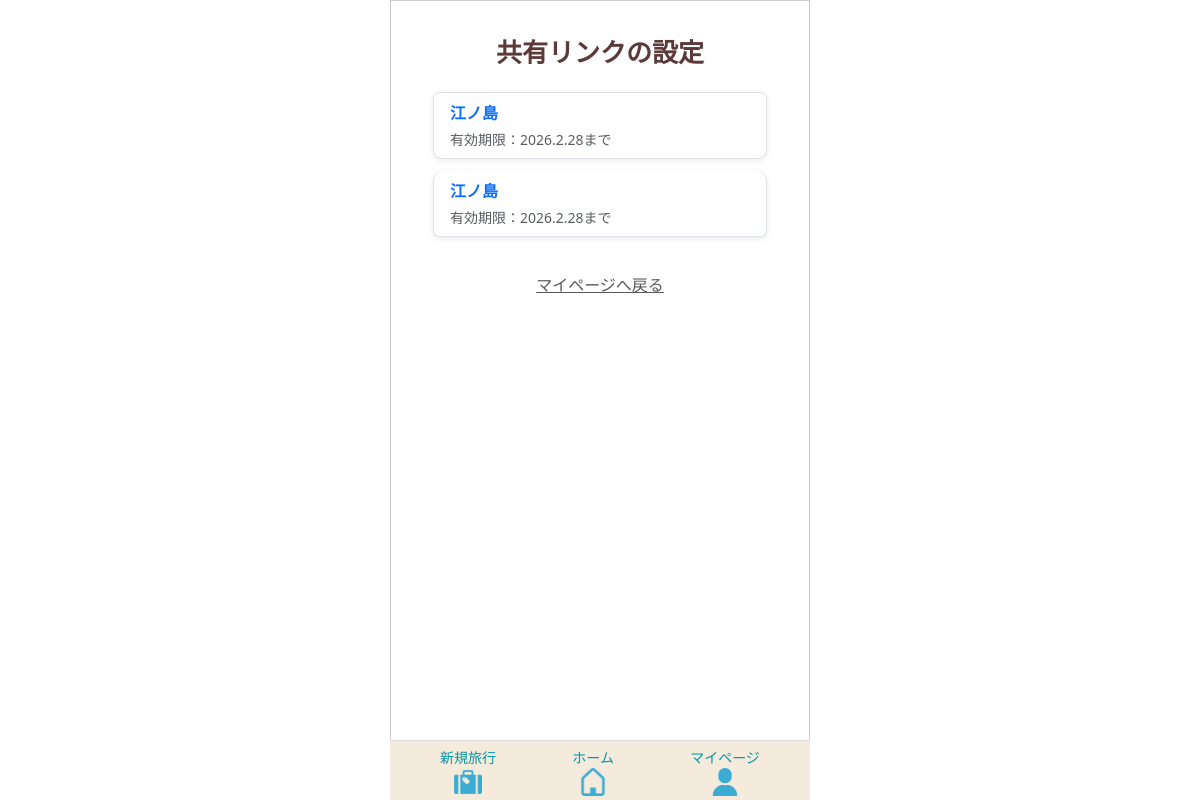
The app's page /share/settings/ (signed in), older data.
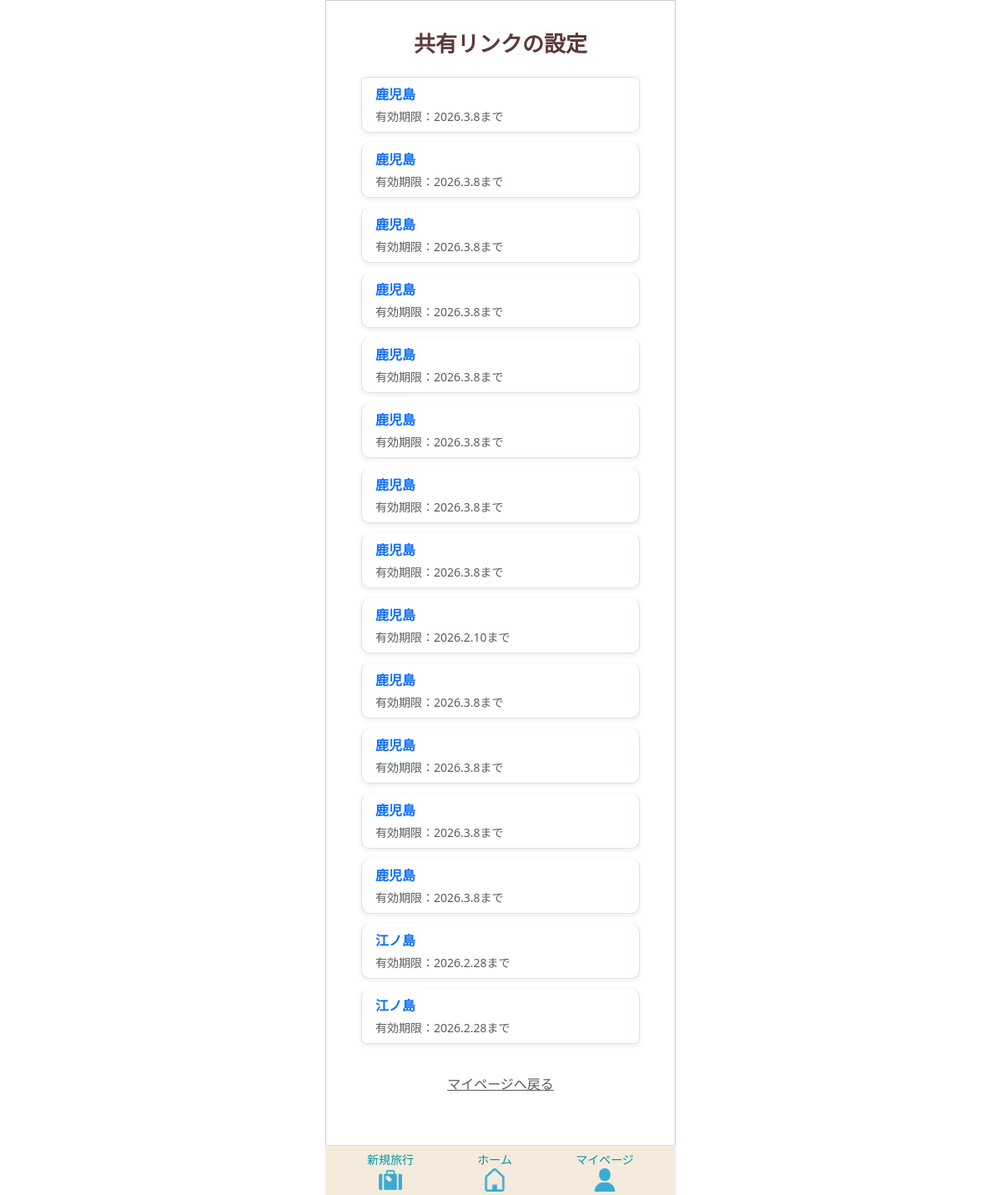
The same page, newer data.
### app/models/link.py (models this page shows)
class Link(models.Model):
    class PermissionType(models.IntegerChoices):
        READ_ONLY    = 0, _("閲覧のみ")
        EDITABLE     = 1, _("編集可能")
    class ExpirationType(models.IntegerChoices):
        ONE_MONTH = 0, _("1か月間")
        AFTER_TRIP = 1, _("旅行終了日翌日")
        USER_INPUT = 2, _("ユーザー入力")
    template = models.ForeignKey(
        Template,
        on_delete=models.CASCADE,
        verbose_name=_("テンプレートID")
    )
    user = models.ForeignKey(
        settings.AUTH_USER_MODEL,
        on_delete=models.CASCADE,
        verbose_name=_("ユーザーID")
    )
    share_token = models.CharField(
        max_length=12,
        unique=True,
        verbose_name=_("共有トークン")
    )
    permission_type = models.IntegerField(
        choices=PermissionType.choices,
        default=PermissionType.READ_ONLY,
        verbose_name=_("編集権限")
    )
    expiration_type = models.IntegerField(
        choices=ExpirationType.choices,
        default=ExpirationType.ONE_MONTH,
        verbose_name=_("有効期限タイプ")
    )
    expiration_date = models.DateField(
         verbose_name=_("有効期限")
         )
    created_at = models.DateTimeField(
         auto_now_add=True,
         verbose_name=_("作成日")
         )
    updated_at = models.DateTimeField(
        auto_now=True,
        verbose_name=_("更新日")
        )
    class Meta:
      verbose_name = _("共有リンク")
      verbose_name_plural = _("共有リンク")

### app/models/template.py (models this page shows, shortened)
class Template(models.Model):
    class SourceType(models.IntegerChoices):
        FROM_TRAVEL   = 0, _("旅行情報より作成")
        FROM_TEMPLATE = 1, _("既存テンプレートを反映")
    user = models.ForeignKey(
        settings.AUTH_USER_MODEL,
        on_delete=models.CASCADE,
        verbose_name=_("ユーザーID")
    )
    travel_info = models.ForeignKey(
        Travel_info,
        on_delete=models.CASCADE,
        verbose_name=_("旅行情報ID")
    )
    source_type = models.IntegerField(
        choices=SourceType.choices,
        verbose_name=_("生成タイプ")
    )
    template_source = models.ForeignKey(
        "self",
        null=True,
        blank=True,
        on_delete=models.SET_NULL,
        verbose_name=_("テンプレート参照元"),
        related_name="derived_templates"
    )
    created_at = models.DateTimeField(
         auto_now_add=True,
         verbose_name=_("作成日")
         )
    updated_at = models.DateTimeField(
        auto_now=True,
        verbose_name=_("更新日")
        )
    class Meta:
      verbose_name = _("テンプレート")

### app/models/travel.py (models this page shows, shortened)
class Travel_info(models.Model):
    class StayType(models.IntegerChoices):
        DAY_TRIP = 0, _("日帰り")
        STAY     = 1, _("宿泊")
    class LocationType(models.IntegerChoices):
        DOMESTIC = 0, _("国内")
        OVERSEAS = 1, _("海外")
    class StatusType(models.IntegerChoices):
        NOT_DONE  = 0, _("未")
        COMPLETE  = 1, _("完")
        PROCESSED = 2, _("済")
    travel_info_id = models.AutoField(
        primary_key=True,
        verbose_name=_("旅行情報ID")
    )
    user = models.ForeignKey(
        settings.AUTH_USER_MODEL,
        on_delete=models.CASCADE,
        verbose_name=_("ユーザーID")
    )
    travel_title = models.CharField(
        max_length=100,
        verbose_name=_("旅行タイトル")
    )
    start_date = models.DateField(
        verbose_name=_("開始日")
    )
    end_date = models.DateField(
        verbose_name=_("終了日")
    )
    stay_type = models.IntegerField(
        choices=StayType.choices,
        verbose_name=_("宿泊タイプ")
    )
    location = models.IntegerField(
        choices=LocationType.choices,
        verbose_name=_("場所"),
    )
    memo = models.CharField(
        max_length=230,
        blank=True,
        verbose_name=_("メモ")
    )
    status = models.IntegerField(
        choices=StatusType.choices,
        default=0,
        verbose_name=_("ステータス")
    )
    transport = models.ManyToManyField(
        "Transport",
        through="Travelmode",
        verbose_name=_("交通手段")
    )
    created_at = models.DateTimeField(
        auto_now_add=True,
        verbose_name=_("作成日")
    )
    updated_at = models.DateTimeField(
       auto_now=True,
        verbose_name=_("更新日")
    )
    class Meta:
        verbose_name = _("旅行情報")
        verbose_name_plural = _("旅行情報")

### app/views/mypage/link.py (the view)
# urls.py: path('share/settings/', share_settings, name='share_settings'),
@login_required
def share_settings(request):
    links = Link.objects.filter(user=request.user).order_by('-created_at')
    for link in links:
        if link.expiration_date:
            df = DateFormat(link.expiration_date)
            link.formatted_expiration = df.format('Y.n.j')  # 例: 2026.5.1
    return render(request, 'mypage/link_list.html', {
        'links': links
    })

### templates/mypage/link_list.html (shortened to what this page needs)
{% extends 'base.html' %}
{% load static %}
{% block extra_css %}
{{ block.super }}
<link rel="stylesheet" href="{% static 'tabipre/css/mypage/list_link.css' %}">
{% endblock %}
{% block content %}
<div class="container mt-4">
    <h2 class="mb-4 sub-title">共有リンクの設定</h2>
    {% if links %}
        <ul class="list-group mb-4">
            {% for link in links %}
                <li class="list-group-item">
                    <a href="#"
                       class="text-decoration-none d-block"
                       data-bs-toggle="modal"
                       data-bs-target="#shareLinkModal"
                       data-link-id="{{ link.id }}"
                       data-url="/share/{{ link.share_token }}/"
                       data-permission="{{ link.permission_type }}"
                       data-expiration="{{ link.formatted_expiration }}"
                       data-title="{{ link.template.travel_info.travel_title }}"
                    >
                        <div class="fw-bold fs-6">
                            {{ link.template.travel_info.travel_title }}
                        </div>
                        <div class="text-muted small mt-1">
                            有効期限：{{ link.formatted_expiration }}まで
                        </div>
                    </a>
                </li>
            {% endfor %}
        </ul>
    {% else %}
        <p class="text-center text-muted mb-4">共有リンクはまだ登録されていません。</p>
    {% endif %}
    <div class="text-center mb-5">
        <a href="{% url 'app:mypage' %}" class="back-link">
            マイページへ戻る
        </a>
    </div>
</div>
{% endblock %}

### templates/base.html (shortened to what this page needs)
<!DOCTYPE html>
<html lang="en">
<head>
    {% load static %}
    <link href="https://cdn.jsdelivr.net/npm/bootstrap@5.3.0/dist/css/bootstrap.min.css" rel="stylesheet">
    <link rel="stylesheet" href="https://cdn.jsdelivr.net/npm/bootstrap-icons@1.10.5/font/bootstrap-icons.css">
    <link rel="stylesheet" href="https://cdn.jsdelivr.net/npm/flatpickr/dist/themes/airbnb.css">
    {% block extra_css %}
    <link rel="stylesheet" href="{% static 'tabipre/css/base/base.css' %}">
    <link rel="stylesheet" href="{% static 'tabipre/css/base/calendar_style.css' %}">
    {% endblock %}
</head>
<body class="{% block body_class %}{% endblock %}">
    <div class="app-frame">
        <div class="content-wrapper container">
            {% block content %}
            {% endblock %}
        </div>
        {% if request.user.is_authenticated %}
        <nav class="navbar navbar-light bottom-nav">
            <div class="container d-flex justify-content-around text-center">
                <a class="nav-link text-center" href="{% url 'app:travel_step1' %}">
                    新規旅行<br>
                    <img src="{% static 'tabipre/icons/travel.png' %}" width="28">
                </a>
                <a class="nav-link text-center" href="{% url 'app:home' %}">
                    ホーム<br>
                    <img src="{% static 'tabipre/icons/home.png' %}" width="28">
                </a>
                <a class="nav-link text-center" href="{% url 'app:mypage' %}">
                    マイページ<br>
                    <img src="{% static 'tabipre/icons/mypage.png' %}" width="28">
                </a>
            </div>
        </nav>
        {% endif %}
    </div>
</body>
</html>

### static/tabipre/css/base/base.css (style rules this page uses)
.app-frame { max-width: 420px; margin: 0 auto; min-height: 100vh; background: #fff; border: 1px solid #ccc; padding: 12px 18px; box-sizing: border-box; color: #595959; }
.bottom-nav { border-top: 1px solid #ddd; background: #f5ebddff; position: fixed; bottom: 0; left: 50%; transform: translateX(-50%); width: 100%; max-width: 420px; height: 60px; padding: 6px 0; z-index: 999; }
.bottom-nav a { color: #0097a7; font-size: 14px; text-decoration: none; }
.sub-title { font-size: 26px; color: #5c3a3a; font-weight: bold; text-align: center; }
.back-link { color: #595959; }
.content-wrapper { padding-bottom: 60px !important; }

### static/tabipre/css/mypage/list_link.css (style rules this page uses)
.list-group-item { margin-bottom: 12px; border-radius: 10px; box-shadow: 0 2px 6px rgba(0,0,0,0.08); }

Row changes from the older to the newer data that the page shows:
added Link: template.travel_info.travel_title "鹿児島", formatted_expiration "2026.3.8"
added Link: template.travel_info.travel_title "鹿児島", formatted_expiration "2026.3.8"
added Link: template.travel_info.travel_title "鹿児島", formatted_expiration "2026.3.8"
added Link: template.travel_info.travel_title "鹿児島", formatted_expiration "2026.3.8"
added Link: template.travel_info.travel_title "鹿児島", formatted_expiration "2026.3.8"
added Link: template.travel_info.travel_title "鹿児島", formatted_expiration "2026.3.8"
added Link: template.travel_info.travel_title "鹿児島", formatted_expiration "2026.3.8"
added Link: template.travel_info.travel_title "鹿児島", formatted_expiration "2026.3.8"
added Link: template.travel_info.travel_title "鹿児島", formatted_expiration "2026.2.10"
added Link: template.travel_info.travel_title "鹿児島", formatted_expiration "2026.3.8"
added Link: template.travel_info.travel_title "鹿児島", formatted_expiration "2026.3.8"
added Link: template.travel_info.travel_title "鹿児島", formatted_expiration "2026.3.8"
added Link: template.travel_info.travel_title "鹿児島", formatted_expiration "2026.3.8"
